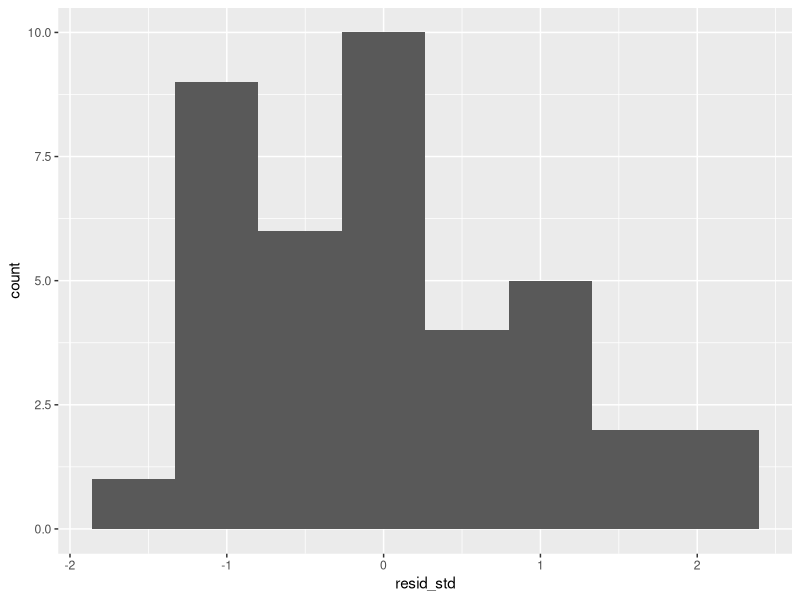
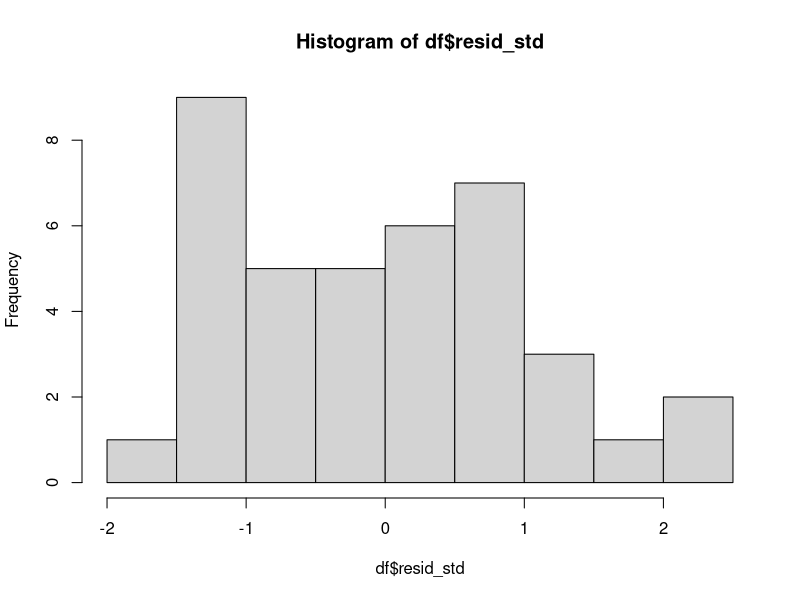
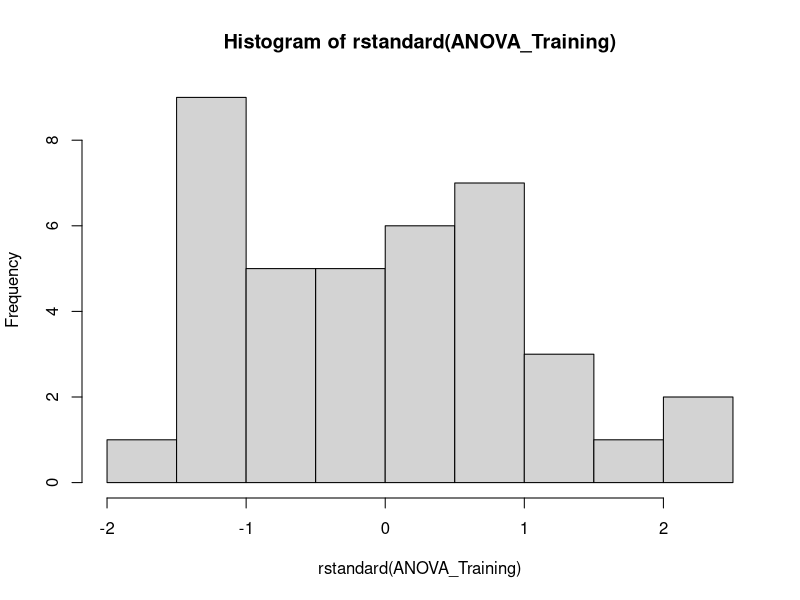
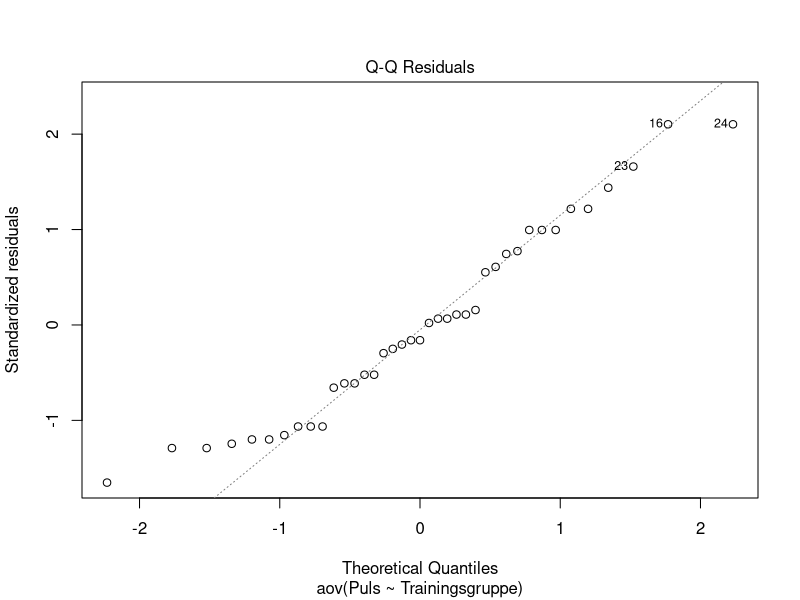

These charts were generated, in order, by the following R code:
# Quelle: https://www.youtube.com/watch?v=GctGncQrJew


# Pakete laden ------------------------------------------------------------

library(tidyverse)



# Datengenerierung --------------------------------------------------------

# Wieso macht es einen Unterschied, ob die Daten der unabhängigen Variablen
# als Faktoren eingelesen werden oder nicht? (Vgl. Resultate der ANOVA
# unterscheiden sich...)

df <- dplyr::tibble(
  Puls = c(45, 60, 65, 57, 44, 35, 45, 85, 58, 68, 72, 75, 60,
           100, 125, 145, 110, 120, 115, 100, 120, 125, 135, 145, 130, 120,
           100, 110, 100, 95, 98, 125, 120, 118, 95, 100, 119, 125, 140),
  Trainingsgruppe = c(rep(0, 13), rep(1, 13), rep(2, 13))
)



# Voraussetzungen ANOVA ---------------------------------------------------

# 1) Intervallskalierte abhängige Variable (Ruhepuls)

# 2) Normalverteilung der Residuen 
#    Alternativ: normalverteilte abhängige Variable je Gruppe

# 3) Varianzhomogenität zwischen den Gruppen




# Vorausssetzungen prüfen -------------------------------------------------

### Varianzhomogenität 

# 1) deskripitve Analyse
psych::describeBy(x = df$Puls, group = df$Trainingsgruppe)
# ist hier auf den ersten Blick gegeben  vgl. sd = Wurzel der Varianz (genauerer Test Levene-Test)


# 2) Zusatz Levene-Test 
# prüft, ob die Varianz bei 2 oder mehr Gruppen gleich ist (Voraussetzung für t-Test oder ANOVA)
# H0: Varianzgleichheit

car::leveneTest(y = df$Puls, group = df$Trainingsgruppe)

# Levene-Test ist nicht sigifikant (F-Wert: 0.1274, Pr(>F): 0.8807)
# H0 kann nicht verworfen werden!
# => Varianzhomogenität ist gegeben!
# Der Levene-Test wird in der Regel mit dem Median durchgeführt, da dieser
# robuster ist als der Mittelwert...


# Durchführung der ANOVA --------------------------------------------------

ANOVA_Training <- aov(formula = Puls ~ Trainingsgruppe, data = df)

summary(ANOVA_Training)

# signifikanter F-Test (F value: 33.64 Pr(>F): 1.17e-06 => Wahrscheinlichkeit, dass solch ein grosser F-Wert empirisch vorkommt,
# beträgt 1.17e-04%)
# Signifikante Unterschiede zwischen den Gruppen!
# ABER wir können noch nicht sagen zwischen welchen Gruppen!



# Post-hoc-Test (paarweise Vergleichstests!) ------------------------------

# Problem: Alpha-Fehler-Kumulierung => wir können nicht einfach so mehrere t-Tests an der gleichen Stichprobe durchführen
# bei n Tests und einem Alpha-Niveau von 5% steigt der Alpha-Fehler auf 1 - (0.95)^n
# vgl. 3 t-Tests: 1 - (0.95)^3 = 1-0.857 = 0.143 => die Wahrscheinlichkeit für den Alpha-Fehler steigt auf 14.3%!
# Alpha-Fehler-Korrektur mittels paarweisen t-Tests!

pairwise.t.test(df$Puls, df$Trainingsgruppe, p.adjust.method = "bonferroni")

# Signifikanzmatrix
# Gruppe 0 und 1 sind signifikant verschieden (p-value: 7.3e-13)
# Gruppe 0 und 2 sind signifikant verschieden (p-vlaue: 1.4e-10)
# Gruppe 1 und 2 sind nicht (!) signifikant verschieden (p-value: 0.16)

# P value adjustment! => um den Alpha-Kumulierungs-Fehler zu korrigieren kann man entweder direkt das Alpha anpassen,
# oder den P-Wert! => hier wird der P-Wert angepasst (bonferroni als konservativste Variante...).



# Voraussetzungen prüfen 2.0 ----------------------------------------------

# Normalverteilung der Residuen

# modelr + ggplot2
df <- df %>% 
  modelr::add_residuals(ANOVA_Training) %>% 
  modelr::add_predictions(ANOVA_Training) %>% 
  mutate(resid_std = (resid - mean(resid)) / sd(resid))

df %>% 
  ggplot(aes(resid_std)) + 
  geom_histogram(bins = 8)

# modelr + base R
hist(df$resid_std)

# base R
hist(rstandard(ANOVA_Training))


# Zusatz (Q-Q-Plot)
plot(ANOVA_Training, 2)
# für eine perfkete Normalverteilung müssten alle standardisierten Residuen auf der Geraden sein...
# ist hier nicht ganz erfüllt, aber OK (Normalverteilung muss nicht perfekt sein...)

